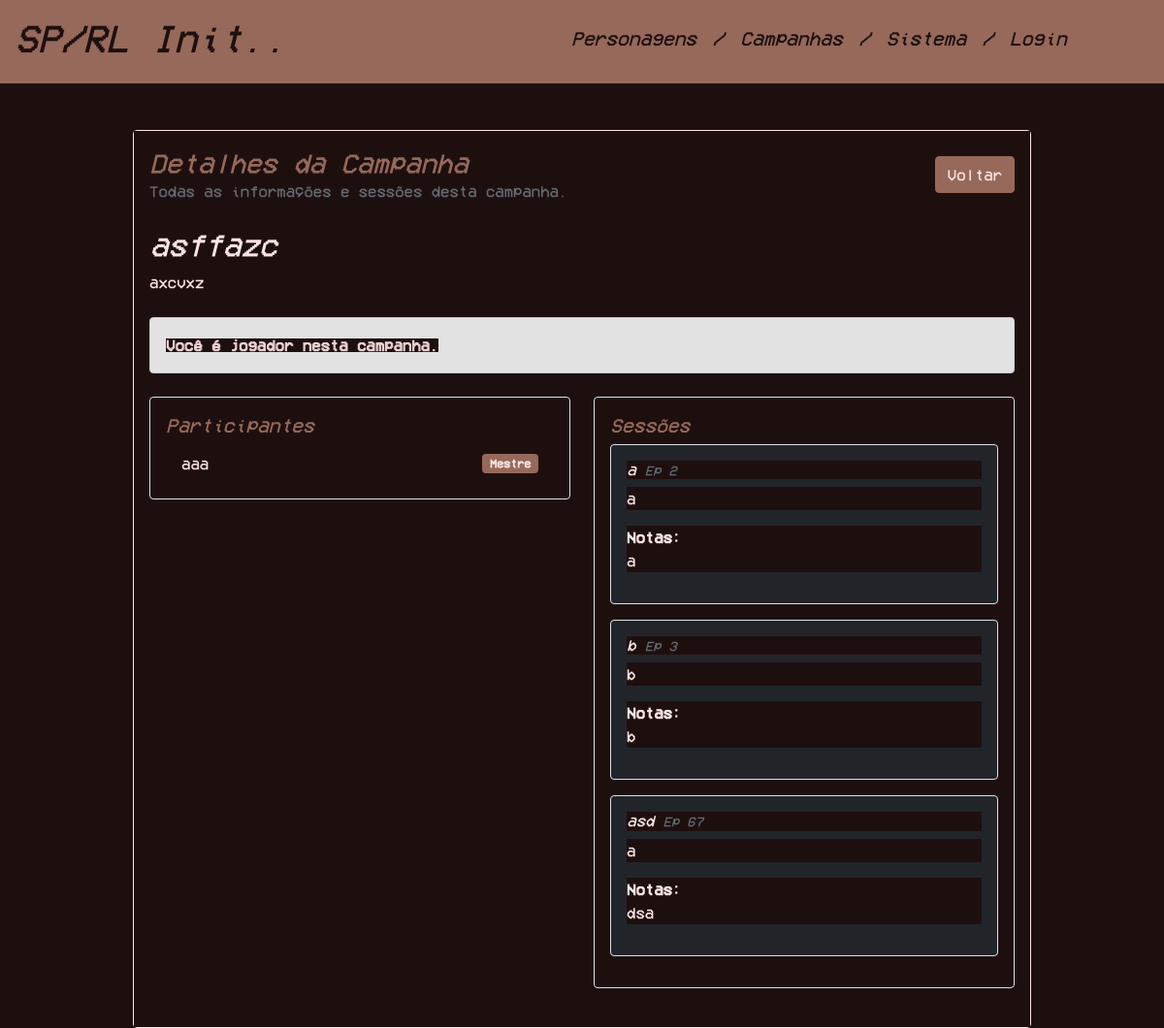
The app's page /campanha.php?id=5 (signed in) with its own data.
### tables this page shows
CREATE TABLE `Campanha` (
  `id` int NOT NULL,
  `nome` varchar(100) NOT NULL,
  `descricao` text NOT NULL,
  `notas` text
);

CREATE TABLE `Campanha_Utilizador` (
  `idCampanha` int NOT NULL,
  `idUtilizador` int NOT NULL,
  `mestre` tinyint(1) NOT NULL
);

CREATE TABLE `Utilizador` (
  `id` int NOT NULL,
  `nome` varchar(100) NOT NULL,
  `email` varchar(100) NOT NULL,
  `passe` varchar(100) NOT NULL,
  `admin` tinyint(1) NOT NULL
);

CREATE TABLE `Sessao` (
  `id` int NOT NULL,
  `idCampanha` int NOT NULL,
  `nome` varchar(100) NOT NULL,
  `numEp` int NOT NULL,
  `enredo` text NOT NULL,
  `notas` text
);

### campanha.php (the view, shortened to what this page needs)
<?php
$user = $_SESSION['user'] ?? null;
$id = intval($_GET['id'] ?? 0);
$error = null;
$campanha = null;
$isMaster = false;
if ($id <= 0) {
    $error = 'Campanha inválida.';
} else {
    try {
        $mysqli = get_db_connection();
        $isAdmin = intval($user['admin']) === 1;
        if ($isAdmin) {
            $stmt = $mysqli->prepare(
                'SELECT c.id, c.nome, c.descricao, c.notas, COALESCE(cu.mestre, 0) as mestre
                 FROM Campanha c
                 LEFT JOIN Campanha_Utilizador cu ON cu.idCampanha = c.id AND cu.idUtilizador = ?
                 WHERE c.id = ?
                 LIMIT 1'
            );
            $stmt->bind_param('ii', $user['id'], $id);
        }
        $stmt->execute();
        $result = $stmt->get_result();
        if ($result && $result->num_rows > 0) {
            $campanha = $result->fetch_assoc();
            $isMaster = intval($campanha['mestre']) === 1;
        } else {
            $error = 'A campanha não existe ou não tem acesso.';
        }
        $sessions = [];
        if (!$error) {
            $sessionStmt = $mysqli->prepare('SELECT id, nome, numEp, enredo, notas FROM Sessao WHERE idCampanha = ? ORDER BY numEp ASC, nome ASC');
            if ($sessionStmt) {
                $sessionStmt->bind_param('i', $id);
                $sessionStmt->execute();
                $sessionResult = $sessionStmt->get_result();
                if ($sessionResult) {
                    while ($row = $sessionResult->fetch_assoc()) {
                        $sessions[] = $row;
                    }
                }
            }
        }
        $members = [];
        if (!$error) {
            $memberStmt = $mysqli->prepare(
                'SELECT u.id, u.nome, cu.mestre
                 FROM Campanha_Utilizador cu
                 JOIN Utilizador u ON u.id = cu.idUtilizador
                 WHERE cu.idCampanha = ?
                 ORDER BY cu.mestre DESC, u.nome ASC'
            );
            if ($memberStmt) {
                $memberStmt->bind_param('i', $id);
                $memberStmt->execute();
                $memberResult = $memberStmt->get_result();
                if ($memberResult) {
                    while ($row = $memberResult->fetch_assoc()) {
                        $members[] = $row;
                    }
                }
            }
        }
    } catch (Throwable $e) {
        error_log('Campanha detalhe error: ' . $e->getMessage());
        if (!$error) {
            $error = 'Erro ao carregar a campanha. Tente novamente mais tarde.';
        }
    }
}
?>
<!DOCTYPE html>
<html lang="pt">
    <head>
        <link rel="stylesheet" href="css/index.css">
        <link href="https://cdn.jsdelivr.net/npm/bootstrap@5.0.2/dist/css/bootstrap.min.css" rel="stylesheet">
    </head>
    <body>
        <?php include('templates/header.php'); ?>
        <div class="container mt-5">
            <div class="row justify-content-center">
                <div class="col-lg-10">
                    <div class="card shadow-sm">
                        <div class="card-body">
                            <div class="d-flex justify-content-between align-items-center mb-4">
                                <div>
                                    <h1 class="h3 mb-0">Detalhes da Campanha</h1>
                                    <p class="text-muted mb-0">Todas as informações e sessões desta campanha.</p>
                                </div>
                                <a href="campanhas.php" class="btn btn-secondary">Voltar</a>
                            </div>
                            <?php if ($error): ?>
                                <div class="alert alert-danger"><?php echo htmlspecialchars($error); ?></div>
                            <?php else: ?>
                                <div class="mb-4">
                                    <h2><?php echo htmlspecialchars($campanha['nome']); ?></h2>
                                    <p><?php echo nl2br(htmlspecialchars($campanha['descricao'])); ?></p>
                                </div>
                                <?php if ($isMaster): ?>
                                    <div class="border rounded p-3 mb-4">
                                        <h5>Editar campanha</h5>
                                        <form method="post">
                                            <div class="mb-3">
                                                <label class="form-label">Nome</label>
                                                <input type="text" name="nome" class="form-control" value="<?php echo htmlspecialchars($campanha['nome']); ?>" required>
                                            </div>
                                            <div class="mb-3">
                                                <label class="form-label">Descrição</label>
                                                <textarea name="descricao" class="form-control" rows="4"><?php echo htmlspecialchars($campanha['descricao']); ?></textarea>
                                            </div>
                                            <div class="mb-3">
                                                <label class="form-label">Notas</label>
                                                <textarea name="notas" class="form-control" rows="3"><?php echo htmlspecialchars($campanha['notas']); ?></textarea>
                                            </div>
                                            <button type="submit" name="update_campanha" value="1" class="btn btn-primary">Guardar campanha</button>
                                        </form>
                                    </div>
                                <?php else: ?>
                                    <div class="border rounded p-3 mb-4 bg-light text-dark">
                                        <strong>Você é jogador nesta campanha.</strong>
                                    </div>
                                <?php endif; ?>
                                <div class="row">
                                    <div class="col-md-6">
                                        <div class="border rounded p-3 mb-4">
                                            <h5>Participantes</h5>
                                            <ul class="list-group list-group-flush">
                                                <?php foreach ($members as $member): ?>
                                                    <li class="list-group-item d-flex justify-content-between align-items-center">
                                                        <?php echo htmlspecialchars($member['nome']); ?>
                                                        <?php if (intval($member['mestre']) === 1): ?>
                                                            <span class="badge bg-primary">Mestre</span>
                                                        <?php else: ?>
                                                            <span class="badge bg-secondary">Jogador</span>
                                                        <?php endif; ?>
                                                    </li>
                                                <?php endforeach; ?>
                                            </ul>
                                        </div>
                                    </div>
                                    <div class="col-md-6">
                                        <div class="border rounded p-3 mb-4">
                                            <h5>Sessões</h5>
                                            <?php if (empty($sessions)): ?>
                                                <p class="text-muted">Ainda não existem sessões nesta campanha.</p>
                                            <?php else: ?>
                                                <?php foreach ($sessions as $session): ?>
                                                    <div class="border rounded p-3 mb-3 bg-dark text-white">
                                                        <h6 class="mb-2"><?php echo htmlspecialchars($session['nome']); ?> <small class="text-muted">Ep <?php echo htmlspecialchars($session['numEp']); ?></small></h6>
                                                        <p><?php echo nl2br(htmlspecialchars($session['enredo'])); ?></p>
                                                        <?php if (!empty($session['notas'])): ?>
                                                            <p><strong>Notas:</strong><br><?php echo nl2br(htmlspecialchars($session['notas'])); ?></p>
                                                        <?php endif; ?>
                                                    </div>
                                                <?php endforeach; ?>
                                            <?php endif; ?>
                                        </div>
                                    </div>
                                </div>
                            <?php endif; ?>
                        </div>
                    </div>
                </div>
            </div>
        </div>
    </body>
</html>

### css/index.css (style rules this page uses)
* { background-color : #1e0f0f !important; color : #FFE5E5 !important; font-family : 'VCR'; }
h1, h3, h5 { font-style: italic; color : #96695A !important; }
h2, h4, h6 { font-style: italic; }
a { color: #96695A !important; }
.btn-primary, .btn-secondary, .badge.bg-primary, .badge.bg-secondary { background-color: #96695A !important; border-color: #96695A !important; color: #FFE5E5 !important; }
.card { border-color: #FFE5E5 !important; background-color: #1e0f0f !important; }
.card .card-body { color: #FFE5E5 !important; }
.text-muted, .text-dark { color: #FFE5E5 !important; opacity: 0.9 !important; }
.text-white { color: #FFE5E5 !important; }
.bg-secondary, .bg-light { background-color: #1e0f0f !important; color: #FFE5E5 !important; }

### records on screen
campanha: nome "asffazc", descricao "axcvxz"
campanha_utilizador: idUtilizador.nome "aaa", mestre "Mestre"
sessao: nome "a", numEp "2", enredo "a", notas "a"
sessao: nome "b", numEp "3", enredo "b", notas "b"
sessao: nome "asd", numEp "67", enredo "a", notas "dsa"
